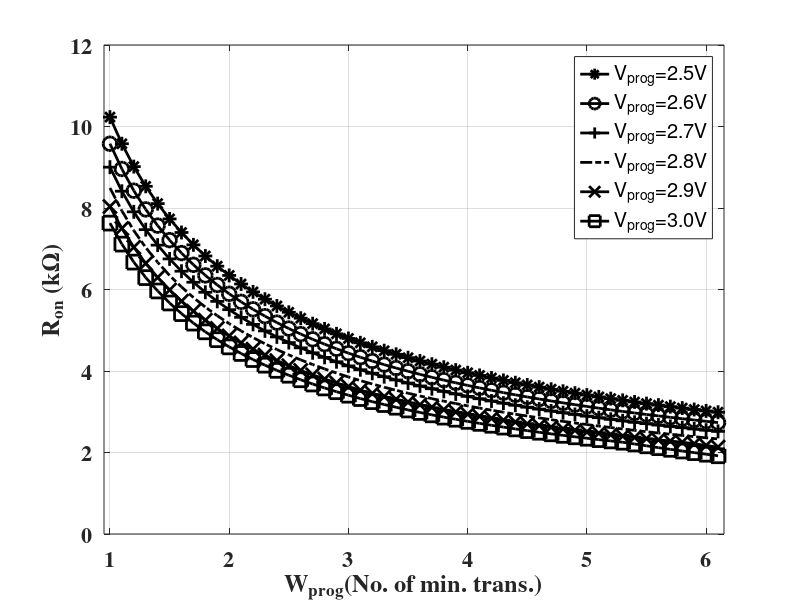
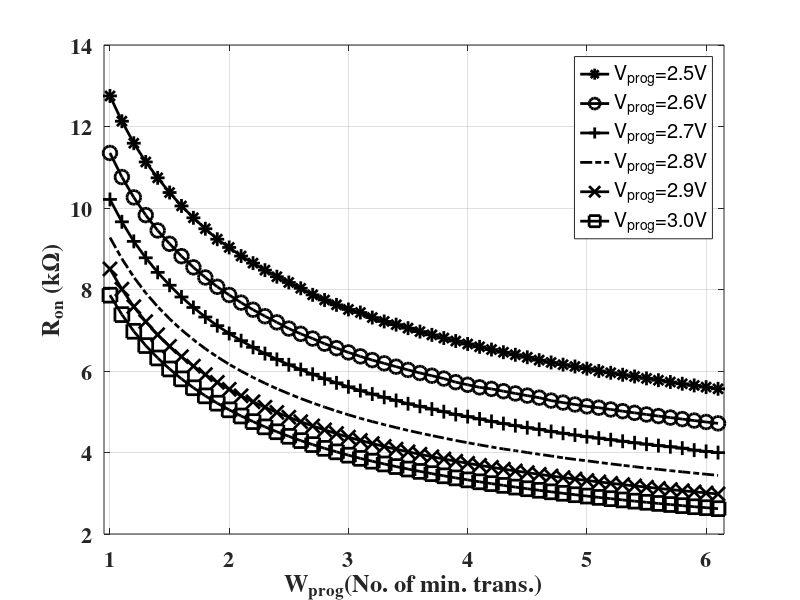
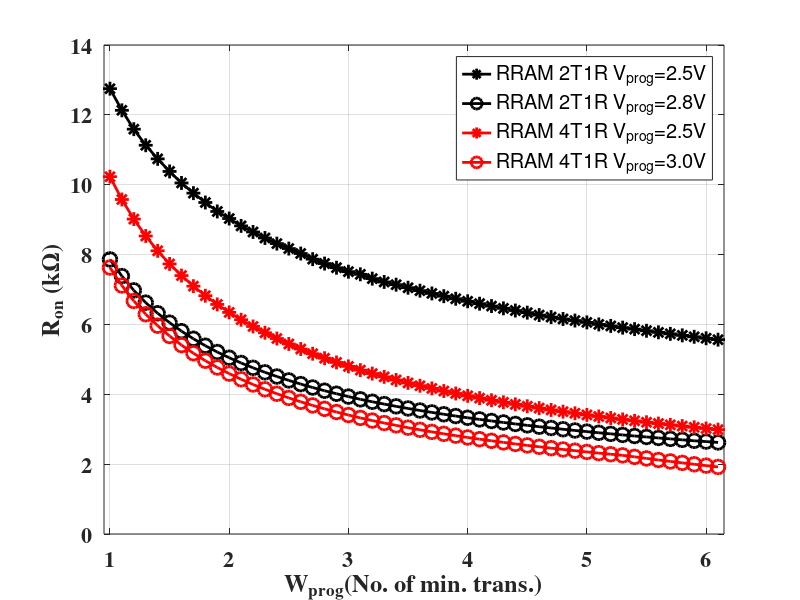
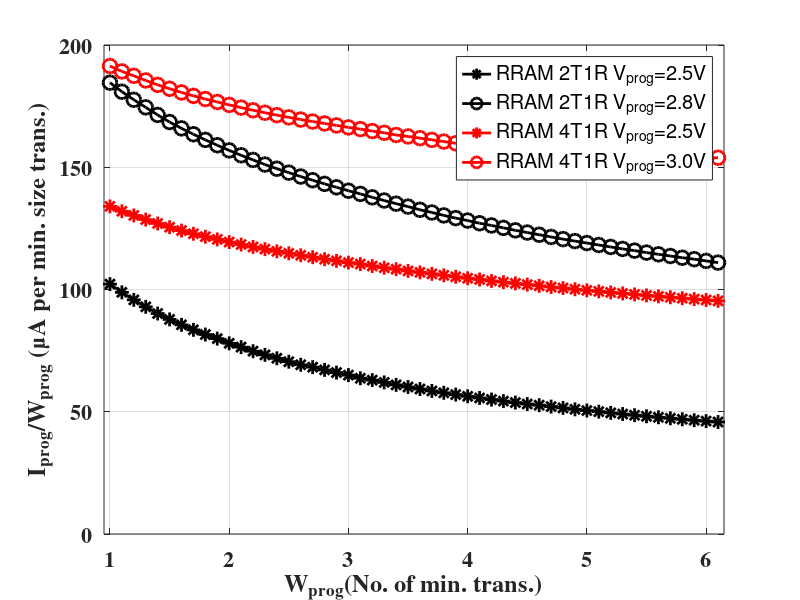

Here is the MATLAB script that generated these plots, in order:
clear all
close all

%% Figure Data Source
rram4t1r_vprog2p5V = [ % Wprog, Vds1, Vds2, Vte, Vbe, Vrram, Iprog, Iprog_Wprog, Ron, Breakdown_check
1,0.625,0.5038,1.875,0.5038,1.371,-134,-134,10.23,{'Pass'};
1.1,0.614,0.4949,1.886,0.4949,1.391,-145.2,-132,9.577,{'Pass'};
1.2,0.604,0.4867,1.896,0.4867,1.409,-156.3,-130.3,9.016,{'Pass'};
1.3,0.594,0.4795,1.906,0.4795,1.427,-167.2,-128.6,8.532,{'Pass'};
1.4,0.585,0.4731,1.915,0.4731,1.442,-177.8,-127,8.108,{'Pass'};
1.5,0.577,0.4671,1.923,0.4671,1.456,-188.3,-125.5,7.732,{'Pass'};
1.6,0.57,0.4614,1.93,0.4614,1.469,-198.6,-124.1,7.399,{'Pass'};
1.7,0.562,0.4559,1.938,0.4559,1.482,-208.8,-122.8,7.096,{'Pass'};
1.8,0.556,0.4507,1.944,0.4507,1.493,-218.9,-121.6,6.822,{'Pass'};
1.9,0.55,0.4458,1.95,0.4458,1.504,-228.9,-120.5,6.573,{'Pass'};
2,0.544,0.441,1.956,0.441,1.515,-238.8,-119.4,6.345,{'Pass'};
2.1,0.538,0.4365,1.962,0.4365,1.526,-248.6,-118.4,6.135,{'Pass'};
2.2,0.533,0.4322,1.967,0.4322,1.535,-258.3,-117.4,5.942,{'Pass'};
2.3,0.528,0.4281,1.972,0.4281,1.544,-268,-116.5,5.762,{'Pass'};
2.4,0.523,0.4241,1.977,0.4241,1.553,-277.5,-115.6,5.596,{'Pass'};
2.5,0.519,0.4203,1.981,0.4203,1.561,-286.9,-114.8,5.441,{'Pass'};
2.6,0.514,0.4166,1.986,0.4166,1.569,-296.3,-114,5.296,{'Pass'};
2.7,0.51,0.413,1.99,0.413,1.577,-305.6,-113.2,5.161,{'Pass'};
2.8,0.506,0.4096,1.994,0.4096,1.584,-314.8,-112.4,5.033,{'Pass'};
2.9,0.502,0.4063,1.998,0.4063,1.592,-324,-111.7,4.912,{'Pass'};
3,0.498,0.4031,2.002,0.4031,1.599,-333.1,-111,4.799,{'Pass'};
3.1,0.495,0.4,2.005,0.4,1.605,-342.1,-110.4,4.692,{'Pass'};
3.2,0.491,0.3974,2.009,0.3974,1.612,-350.9,-109.6,4.593,{'Pass'};
3.3,0.487,0.395,2.013,0.395,1.618,-359.5,-108.9,4.499,{'Pass'};
3.4,0.484,0.3926,2.016,0.3926,1.623,-368.1,-108.3,4.41,{'Pass'};
3.5,0.481,0.3903,2.019,0.3903,1.629,-376.6,-107.6,4.326,{'Pass'};
3.6,0.477,0.3881,2.023,0.3881,1.635,-385.1,-107,4.245,{'Pass'};
3.7,0.474,0.3859,2.026,0.3859,1.64,-393.5,-106.4,4.168,{'Pass'};
3.8,0.471,0.3837,2.029,0.3837,1.645,-401.9,-105.8,4.093,{'Pass'};
3.9,0.468,0.3816,2.032,0.3816,1.65,-410.2,-105.2,4.023,{'Pass'};
4,0.465,0.3796,2.035,0.3796,1.655,-418.5,-104.6,3.956,{'Pass'};
4.1,0.462,0.3775,2.038,0.3775,1.66,-426.7,-104.1,3.891,{'Pass'};
4.2,0.459,0.3755,2.041,0.3755,1.665,-434.8,-103.5,3.829,{'Pass'};
4.3,0.457,0.3736,2.043,0.3736,1.669,-442.9,-103,3.77,{'Pass'};
4.4,0.454,0.3717,2.046,0.3717,1.674,-451,-102.5,3.712,{'Pass'};
4.5,0.452,0.3698,2.048,0.3698,1.678,-459,-102,3.657,{'Pass'};
4.6,0.449,0.3679,2.051,0.3679,1.683,-467,-101.5,3.604,{'Pass'};
4.7,0.447,0.3661,2.053,0.3661,1.687,-474.9,-101,3.552,{'Pass'};
4.8,0.445,0.3643,2.055,0.3643,1.691,-482.8,-100.6,3.503,{'Pass'};
4.9,0.442,0.3626,2.058,0.3626,1.695,-490.5,-100.1,3.456,{'Pass'};
5,0.44,0.3609,2.06,0.3609,1.699,-498.3,-99.66,3.41,{'Pass'};
5.1,0.438,0.3592,2.062,0.3592,1.703,-506.1,-99.23,3.365,{'Pass'};
5.2,0.436,0.3575,2.064,0.3575,1.707,-513.8,-98.81,3.322,{'Pass'};
5.3,0.433,0.3559,2.067,0.3559,1.711,-521.5,-98.39,3.28,{'Pass'};
5.4,0.431,0.3543,2.069,0.3543,1.715,-529.1,-97.99,3.24,{'Pass'};
5.5,0.429,0.3527,2.071,0.3527,1.718,-536.7,-97.59,3.2,{'Pass'};
5.6,0.428,0.3512,2.072,0.3512,1.721,-544.3,-97.2,3.162,{'Pass'};
5.7,0.426,0.3497,2.074,0.3497,1.724,-551.8,-96.82,3.125,{'Pass'};
5.8,0.424,0.3482,2.076,0.3482,1.728,-559.3,-96.44,3.09,{'Pass'};
5.9,0.422,0.3467,2.078,0.3467,1.731,-566.8,-96.07,3.055,{'Pass'};
6,0.42,0.3453,2.08,0.3453,1.735,-574.2,-95.71,3.021,{'Pass'};
6.1,0.418,0.3438,2.082,0.3438,1.738,-581.6,-95.35,2.988,{'Pass'};
];

rram4t1r_vprog2p6V = [ % Wprog, Vds1, Vds2, Vte, Vbe, Vrram, Iprog, Iprog_Wprog, Ron, Breakdown_check
1,0.666,0.5434,1.934,0.5434,1.391,-145.2,-145.2,9.577,{'Pass'};
1.1,0.654,0.5342,1.946,0.5342,1.412,-157.6,-143.2,8.958,{'Pass'};
1.2,0.644,0.5259,1.956,0.5259,1.43,-169.7,-141.4,8.425,{'Pass'};
1.3,0.635,0.5186,1.965,0.5186,1.446,-181.6,-139.7,7.966,{'Pass'};
1.4,0.626,0.5121,1.974,0.5121,1.462,-193.2,-138,7.568,{'Pass'};
1.5,0.617,0.506,1.983,0.506,1.477,-204.8,-136.5,7.212,{'Pass'};
1.6,0.61,0.5001,1.99,0.5001,1.49,-216.2,-135.1,6.894,{'Pass'};
1.7,0.602,0.4945,1.998,0.4945,1.504,-227.6,-133.9,6.606,{'Pass'};
1.8,0.596,0.4892,2.004,0.4892,1.515,-238.7,-132.6,6.346,{'Pass'};
1.9,0.589,0.4842,2.011,0.4842,1.527,-249.8,-131.5,6.111,{'Pass'};
2,0.583,0.4794,2.017,0.4794,1.538,-260.8,-130.4,5.895,{'Pass'};
2.1,0.578,0.4748,2.022,0.4748,1.547,-271.6,-129.3,5.697,{'Pass'};
2.2,0.573,0.4704,2.027,0.4704,1.557,-282.4,-128.4,5.514,{'Pass'};
2.3,0.567,0.4661,2.033,0.4661,1.567,-293,-127.4,5.346,{'Pass'};
2.4,0.563,0.4621,2.037,0.4621,1.575,-303.6,-126.5,5.188,{'Pass'};
2.5,0.558,0.4582,2.042,0.4582,1.584,-314.1,-125.6,5.042,{'Pass'};
2.6,0.554,0.4544,2.046,0.4544,1.592,-324.5,-124.8,4.906,{'Pass'};
2.7,0.549,0.4508,2.051,0.4508,1.6,-334.8,-124,4.778,{'Pass'};
2.8,0.545,0.4473,2.055,0.4473,1.608,-345.1,-123.2,4.658,{'Pass'};
2.9,0.542,0.4439,2.058,0.4439,1.614,-355.3,-122.5,4.545,{'Pass'};
3,0.538,0.4406,2.062,0.4406,1.621,-365.4,-121.8,4.438,{'Pass'};
3.1,0.534,0.4375,2.066,0.4375,1.628,-375.4,-121.1,4.338,{'Pass'};
3.2,0.53,0.4348,2.07,0.4348,1.635,-385.2,-120.4,4.244,{'Pass'};
3.3,0.527,0.4324,2.073,0.4324,1.641,-394.8,-119.6,4.156,{'Pass'};
3.4,0.523,0.43,2.077,0.43,1.647,-404.4,-118.9,4.072,{'Pass'};
3.5,0.52,0.4277,2.08,0.4277,1.652,-413.8,-118.2,3.994,{'Pass'};
3.6,0.516,0.4254,2.084,0.4254,1.659,-423.3,-117.6,3.918,{'Pass'};
3.7,0.513,0.4231,2.087,0.4231,1.664,-432.7,-116.9,3.845,{'Pass'};
3.8,0.51,0.4209,2.09,0.4209,1.669,-442.1,-116.3,3.776,{'Pass'};
3.9,0.507,0.4187,2.093,0.4187,1.674,-451.4,-115.7,3.71,{'Pass'};
4,0.504,0.4166,2.096,0.4166,1.679,-460.6,-115.2,3.646,{'Pass'};
4.1,0.501,0.4145,2.099,0.4145,1.685,-469.8,-114.6,3.585,{'Pass'};
4.2,0.498,0.4125,2.102,0.4125,1.689,-479,-114,3.527,{'Pass'};
4.3,0.496,0.4104,2.104,0.4104,1.694,-488.3,-113.6,3.469,{'Pass'};
4.4,0.493,0.4085,2.107,0.4085,1.699,-497.4,-113,3.415,{'Pass'};
4.5,0.49,0.4065,2.11,0.4065,1.704,-506.4,-112.5,3.363,{'Pass'};
4.6,0.488,0.4046,2.112,0.4046,1.707,-515.4,-112,3.313,{'Pass'};
4.7,0.485,0.4028,2.115,0.4028,1.712,-524.3,-111.6,3.265,{'Pass'};
4.8,0.483,0.401,2.117,0.401,1.716,-533.2,-111.1,3.218,{'Pass'};
4.9,0.481,0.3992,2.119,0.3992,1.72,-542,-110.6,3.173,{'Pass'};
5,0.478,0.3974,2.122,0.3974,1.725,-550.8,-110.2,3.13,{'Pass'};
5.1,0.476,0.3957,2.124,0.3957,1.728,-559.6,-109.7,3.088,{'Pass'};
5.2,0.474,0.394,2.126,0.394,1.732,-568.4,-109.3,3.047,{'Pass'};
5.3,0.472,0.3924,2.128,0.3924,1.736,-577,-108.9,3.008,{'Pass'};
5.4,0.47,0.3907,2.13,0.3907,1.739,-585.6,-108.5,2.97,{'Pass'};
5.5,0.468,0.3891,2.132,0.3891,1.743,-594.2,-108,2.933,{'Pass'};
5.6,0.466,0.3875,2.134,0.3875,1.746,-602.8,-107.6,2.898,{'Pass'};
5.7,0.464,0.3859,2.136,0.3859,1.75,-611.3,-107.2,2.863,{'Pass'};
5.8,0.462,0.3844,2.138,0.3844,1.754,-619.8,-106.9,2.829,{'Pass'};
5.9,0.46,0.3829,2.14,0.3829,1.757,-628.2,-106.5,2.797,{'Pass'};
6,0.458,0.3814,2.142,0.3814,1.761,-636.7,-106.1,2.765,{'Pass'};
6.1,0.456,0.3799,2.144,0.3799,1.764,-645,-105.7,2.734,{'Pass'};
];

rram4t1r_vprog2p7V = [ % Wprog, Vds1, Vds2, Vte, Vbe, Vrram, Iprog, Iprog_Wprog, Ron, Breakdown_check
1,0.706,0.5842,1.994,0.5842,1.41,-156.6,-156.6,9.002,{'Pass'};
1.1,0.695,0.5748,2.005,0.5748,1.43,-170,-154.6,8.412,{'Pass'};
1.2,0.685,0.5663,2.015,0.5663,1.449,-183.3,-152.8,7.906,{'Pass'};
1.3,0.675,0.5588,2.025,0.5588,1.466,-196.3,-151,7.469,{'Pass'};
1.4,0.666,0.5523,2.034,0.5523,1.482,-209.1,-149.3,7.089,{'Pass'};
1.5,0.657,0.546,2.043,0.546,1.497,-221.7,-147.8,6.751,{'Pass'};
1.6,0.65,0.5401,2.05,0.5401,1.51,-234.2,-146.4,6.449,{'Pass'};
1.7,0.642,0.5344,2.058,0.5344,1.524,-246.6,-145,6.178,{'Pass'};
1.8,0.636,0.529,2.064,0.529,1.535,-258.8,-143.8,5.932,{'Pass'};
1.9,0.629,0.5239,2.071,0.5239,1.547,-271,-142.6,5.709,{'Pass'};
2,0.623,0.519,2.077,0.519,1.558,-283,-141.5,5.505,{'Pass'};
2.1,0.618,0.5144,2.082,0.5144,1.568,-294.9,-140.4,5.317,{'Pass'};
2.2,0.612,0.5099,2.088,0.5099,1.578,-306.7,-139.4,5.144,{'Pass'};
2.3,0.607,0.5056,2.093,0.5056,1.587,-318.4,-138.5,4.984,{'Pass'};
2.4,0.602,0.5015,2.098,0.5015,1.596,-330.1,-137.5,4.836,{'Pass'};
2.5,0.598,0.4975,2.102,0.4975,1.604,-341.6,-136.7,4.698,{'Pass'};
2.6,0.593,0.4937,2.107,0.4937,1.613,-353.1,-135.8,4.568,{'Pass'};
2.7,0.589,0.49,2.111,0.49,1.621,-364.5,-135,4.447,{'Pass'};
2.8,0.585,0.4864,2.115,0.4864,1.629,-375.8,-134.2,4.334,{'Pass'};
2.9,0.581,0.4829,2.119,0.4829,1.636,-387,-133.5,4.227,{'Pass'};
3,0.577,0.4796,2.123,0.4796,1.643,-398.2,-132.7,4.126,{'Pass'};
3.1,0.574,0.4764,2.126,0.4764,1.65,-409.3,-132,4.031,{'Pass'};
3.2,0.57,0.4736,2.13,0.4736,1.656,-420.1,-131.3,3.943,{'Pass'};
3.3,0.566,0.4711,2.134,0.4711,1.663,-430.8,-130.6,3.86,{'Pass'};
3.4,0.562,0.4687,2.138,0.4687,1.669,-441.5,-129.8,3.78,{'Pass'};
3.5,0.559,0.4663,2.141,0.4663,1.675,-452,-129.2,3.705,{'Pass'};
3.6,0.556,0.4639,2.144,0.4639,1.68,-462.5,-128.5,3.633,{'Pass'};
3.7,0.552,0.4616,2.148,0.4616,1.686,-473,-127.8,3.565,{'Pass'};
3.8,0.549,0.4594,2.151,0.4594,1.692,-483.4,-127.2,3.499,{'Pass'};
3.9,0.546,0.4571,2.154,0.4571,1.697,-493.8,-126.6,3.437,{'Pass'};
4,0.543,0.455,2.157,0.455,1.702,-504.1,-126,3.377,{'Pass'};
4.1,0.54,0.4529,2.16,0.4529,1.707,-514.3,-125.4,3.319,{'Pass'};
4.2,0.537,0.4508,2.163,0.4508,1.712,-524.5,-124.9,3.264,{'Pass'};
4.3,0.534,0.4487,2.166,0.4487,1.717,-534.6,-124.3,3.211,{'Pass'};
4.4,0.532,0.4467,2.168,0.4467,1.721,-544.7,-123.8,3.16,{'Pass'};
4.5,0.529,0.4448,2.171,0.4448,1.726,-554.6,-123.2,3.112,{'Pass'};
4.6,0.527,0.4428,2.173,0.4428,1.73,-564.6,-122.7,3.065,{'Pass'};
4.7,0.524,0.4409,2.176,0.4409,1.735,-574.6,-122.3,3.019,{'Pass'};
4.8,0.522,0.439,2.178,0.439,1.739,-584.3,-121.7,2.976,{'Pass'};
4.9,0.52,0.4372,2.18,0.4372,1.743,-594.2,-121.3,2.934,{'Pass'};
5,0.517,0.4354,2.183,0.4354,1.748,-604,-120.8,2.893,{'Pass'};
5.1,0.515,0.4336,2.185,0.4336,1.751,-613.8,-120.3,2.854,{'Pass'};
5.2,0.513,0.4319,2.187,0.4319,1.755,-623.5,-119.9,2.815,{'Pass'};
5.3,0.511,0.4302,2.189,0.4302,1.759,-633.2,-119.5,2.778,{'Pass'};
5.4,0.509,0.4285,2.191,0.4285,1.762,-642.8,-119,2.742,{'Pass'};
5.5,0.506,0.4268,2.194,0.4268,1.767,-652.5,-118.6,2.708,{'Pass'};
5.6,0.504,0.4252,2.196,0.4252,1.771,-662,-118.2,2.674,{'Pass'};
5.7,0.503,0.4236,2.197,0.4236,1.773,-671.6,-117.8,2.641,{'Pass'};
5.8,0.501,0.422,2.199,0.422,1.777,-681.1,-117.4,2.61,{'Pass'};
5.9,0.499,0.4205,2.201,0.4205,1.78,-690.7,-117.1,2.578,{'Pass'};
6,0.497,0.4189,2.203,0.4189,1.784,-700.2,-116.7,2.548,{'Pass'};
6.1,0.495,0.4174,2.205,0.4174,1.788,-709.6,-116.3,2.519,{'Pass'};
];

rram4t1r_vprog2p8V = [ % Wprog, Vds1, Vds2, Vte, Vbe, Vrram, Iprog, Iprog_Wprog, Ron, Breakdown_check
1,0.746,0.6263,2.054,0.6263,1.428,-168.1,-168.1,8.491,{'Pass'};
1.1,0.735,0.6166,2.065,0.6166,1.448,-182.7,-166.1,7.929,{'Pass'};
1.2,0.725,0.6078,2.075,0.6078,1.467,-197.1,-164.2,7.446,{'Pass'};
1.3,0.715,0.6002,2.085,0.6002,1.485,-211.2,-162.4,7.03,{'Pass'};
1.4,0.706,0.5936,2.094,0.5936,1.5,-225,-160.7,6.668,{'Pass'};
1.5,0.697,0.5873,2.103,0.5873,1.516,-238.7,-159.2,6.346,{'Pass'};
1.6,0.69,0.5814,2.11,0.5814,1.529,-252.2,-157.6,6.062,{'Pass'};
1.7,0.682,0.5756,2.118,0.5756,1.542,-265.8,-156.3,5.802,{'Pass'};
1.8,0.676,0.5701,2.124,0.5701,1.554,-279.1,-155.1,5.568,{'Pass'};
1.9,0.669,0.5649,2.131,0.5649,1.566,-292.3,-153.9,5.356,{'Pass'};
2,0.663,0.56,2.137,0.56,1.577,-305.5,-152.7,5.162,{'Pass'};
2.1,0.657,0.5553,2.143,0.5553,1.588,-318.5,-151.6,4.984,{'Pass'};
2.2,0.652,0.5507,2.148,0.5507,1.597,-331.4,-150.6,4.82,{'Pass'};
2.3,0.647,0.5464,2.153,0.5464,1.607,-344.2,-149.6,4.668,{'Pass'};
2.4,0.642,0.5422,2.158,0.5422,1.616,-356.9,-148.7,4.527,{'Pass'};
2.5,0.637,0.5381,2.163,0.5381,1.625,-369.5,-147.8,4.396,{'Pass'};
2.6,0.633,0.5342,2.167,0.5342,1.633,-382.1,-147,4.273,{'Pass'};
2.7,0.629,0.5304,2.171,0.5304,1.641,-394.6,-146.1,4.159,{'Pass'};
2.8,0.625,0.5268,2.175,0.5268,1.648,-406.9,-145.3,4.051,{'Pass'};
2.9,0.621,0.5233,2.179,0.5233,1.656,-419.3,-144.6,3.95,{'Pass'};
3,0.617,0.5199,2.183,0.5199,1.663,-431.5,-143.8,3.854,{'Pass'};
3.1,0.613,0.5166,2.187,0.5166,1.67,-443.7,-143.1,3.764,{'Pass'};
3.2,0.609,0.5138,2.191,0.5138,1.677,-455.6,-142.4,3.681,{'Pass'};
3.3,0.606,0.5113,2.194,0.5113,1.683,-467.3,-141.6,3.602,{'Pass'};
3.4,0.602,0.5088,2.198,0.5088,1.689,-479,-140.9,3.527,{'Pass'};
3.5,0.598,0.5063,2.202,0.5063,1.696,-490.6,-140.2,3.455,{'Pass'};
3.6,0.595,0.5039,2.205,0.5039,1.701,-502.2,-139.5,3.387,{'Pass'};
3.7,0.592,0.5016,2.208,0.5016,1.706,-513.7,-138.8,3.322,{'Pass'};
3.8,0.588,0.4993,2.212,0.4993,1.713,-525.2,-138.2,3.26,{'Pass'};
3.9,0.585,0.497,2.215,0.497,1.718,-536.6,-137.6,3.201,{'Pass'};
4,0.582,0.4948,2.218,0.4948,1.723,-547.9,-137,3.144,{'Pass'};
4.1,0.579,0.4926,2.221,0.4926,1.728,-559.3,-136.4,3.09,{'Pass'};
4.2,0.576,0.4905,2.224,0.4905,1.734,-570.5,-135.8,3.038,{'Pass'};
4.3,0.574,0.4884,2.226,0.4884,1.738,-581.7,-135.3,2.988,{'Pass'};
4.4,0.571,0.4863,2.229,0.4863,1.743,-592.9,-134.7,2.939,{'Pass'};
4.5,0.568,0.4844,2.232,0.4844,1.748,-603.6,-134.1,2.895,{'Pass'};
4.6,0.566,0.4824,2.234,0.4824,1.752,-614.7,-133.6,2.85,{'Pass'};
4.7,0.563,0.4805,2.237,0.4805,1.757,-626,-133.2,2.805,{'Pass'};
4.8,0.561,0.4786,2.239,0.4786,1.76,-637,-132.7,2.764,{'Pass'};
4.9,0.559,0.4767,2.241,0.4767,1.764,-647.9,-132.2,2.724,{'Pass'};
5,0.556,0.4748,2.244,0.4748,1.769,-658.7,-131.7,2.685,{'Pass'};
5.1,0.554,0.473,2.246,0.473,1.773,-669.6,-131.3,2.648,{'Pass'};
5.2,0.552,0.4712,2.248,0.4712,1.777,-680.4,-130.8,2.612,{'Pass'};
5.3,0.55,0.4695,2.25,0.4695,1.78,-691.1,-130.4,2.577,{'Pass'};
5.4,0.548,0.4677,2.252,0.4677,1.784,-701.8,-130,2.543,{'Pass'};
5.5,0.545,0.466,2.255,0.466,1.789,-712.5,-129.5,2.51,{'Pass'};
5.6,0.544,0.4644,2.256,0.4644,1.792,-723.1,-129.1,2.478,{'Pass'};
5.7,0.541,0.4627,2.259,0.4627,1.796,-733.7,-128.7,2.448,{'Pass'};
5.8,0.54,0.4611,2.26,0.4611,1.799,-744.3,-128.3,2.418,{'Pass'};
5.9,0.538,0.4595,2.262,0.4595,1.802,-754.8,-127.9,2.389,{'Pass'};
6,0.536,0.4579,2.264,0.4579,1.806,-765.3,-127.5,2.36,{'Pass'};
6.1,0.534,0.4564,2.266,0.4564,1.81,-775.7,-127.2,2.333,{'Pass'};
];

rram4t1r_vprog2p9V = [ % Wprog, Vds1, Vds2, Vte, Vbe, Vrram, Iprog, Iprog_Wprog, Ron, Breakdown_check
1,0.786,0.6695,2.114,0.6695,1.444,-179.7,-179.7,8.036,{'Pass'};
1.1,0.775,0.6596,2.125,0.6596,1.465,-195.4,-177.6,7.499,{'Pass'};
1.2,0.765,0.6507,2.135,0.6507,1.484,-210.9,-175.7,7.037,{'Pass'};
1.3,0.755,0.6429,2.145,0.6429,1.502,-226.1,-174,6.64,{'Pass'};
1.4,0.746,0.6362,2.154,0.6362,1.518,-241.1,-172.2,6.295,{'Pass'};
1.5,0.738,0.6299,2.162,0.6299,1.532,-255.9,-170.6,5.988,{'Pass'};
1.6,0.73,0.6239,2.17,0.6239,1.546,-270.6,-169.1,5.715,{'Pass'};
1.7,0.722,0.618,2.178,0.618,1.56,-285.2,-167.8,5.469,{'Pass'};
1.8,0.716,0.6125,2.184,0.6125,1.572,-299.6,-166.4,5.247,{'Pass'};
1.9,0.709,0.6072,2.191,0.6072,1.584,-313.9,-165.2,5.045,{'Pass'};
2,0.703,0.6023,2.197,0.6023,1.595,-328.1,-164.1,4.86,{'Pass'};
2.1,0.697,0.5975,2.203,0.5975,1.605,-342.2,-163,4.69,{'Pass'};
2.2,0.692,0.5929,2.208,0.5929,1.615,-356.2,-161.9,4.534,{'Pass'};
2.3,0.687,0.5884,2.213,0.5884,1.625,-370.1,-160.9,4.39,{'Pass'};
2.4,0.682,0.5842,2.218,0.5842,1.634,-383.9,-160,4.256,{'Pass'};
2.5,0.677,0.5801,2.223,0.5801,1.643,-397.7,-159.1,4.131,{'Pass'};
2.6,0.673,0.5761,2.227,0.5761,1.651,-411.3,-158.2,4.014,{'Pass'};
2.7,0.668,0.5722,2.232,0.5722,1.66,-424.9,-157.4,3.905,{'Pass'};
2.8,0.664,0.5685,2.236,0.5685,1.667,-438.4,-156.6,3.803,{'Pass'};
2.9,0.66,0.5649,2.24,0.5649,1.675,-451.8,-155.8,3.707,{'Pass'};
3,0.657,0.5615,2.243,0.5615,1.681,-465.1,-155,3.616,{'Pass'};
3.1,0.653,0.5581,2.247,0.5581,1.689,-478.4,-154.3,3.53,{'Pass'};
3.2,0.649,0.5553,2.251,0.5553,1.696,-491.4,-153.6,3.451,{'Pass'};
3.3,0.645,0.5527,2.255,0.5527,1.702,-504.2,-152.8,3.376,{'Pass'};
3.4,0.641,0.5502,2.259,0.5502,1.709,-516.7,-152,3.306,{'Pass'};
3.5,0.638,0.5477,2.262,0.5477,1.714,-529.4,-151.3,3.238,{'Pass'};
3.6,0.634,0.5453,2.266,0.5453,1.721,-542.1,-150.6,3.174,{'Pass'};
3.7,0.631,0.5429,2.269,0.5429,1.726,-554.9,-150,3.11,{'Pass'};
3.8,0.628,0.5406,2.272,0.5406,1.731,-567.4,-149.3,3.052,{'Pass'};
3.9,0.625,0.5383,2.275,0.5383,1.737,-579.9,-148.7,2.995,{'Pass'};
4,0.622,0.536,2.278,0.536,1.742,-592.3,-148.1,2.941,{'Pass'};
4.1,0.619,0.5338,2.281,0.5338,1.747,-604.7,-147.5,2.89,{'Pass'};
4.2,0.616,0.5316,2.284,0.5316,1.752,-617,-146.9,2.84,{'Pass'};
4.3,0.613,0.5295,2.287,0.5295,1.757,-629.3,-146.3,2.793,{'Pass'};
4.4,0.61,0.5274,2.29,0.5274,1.763,-641.5,-145.8,2.747,{'Pass'};
4.5,0.608,0.5253,2.292,0.5253,1.767,-653.7,-145.3,2.703,{'Pass'};
4.6,0.605,0.5233,2.295,0.5233,1.772,-665.8,-144.7,2.661,{'Pass'};
4.7,0.603,0.5213,2.297,0.5213,1.776,-677.9,-144.2,2.62,{'Pass'};
4.8,0.6,0.5194,2.3,0.5194,1.781,-689.9,-143.7,2.581,{'Pass'};
4.9,0.598,0.5174,2.302,0.5174,1.785,-701.9,-143.2,2.543,{'Pass'};
5,0.596,0.5155,2.304,0.5155,1.788,-713.9,-142.8,2.506,{'Pass'};
5.1,0.593,0.5137,2.307,0.5137,1.793,-725.8,-142.3,2.471,{'Pass'};
5.2,0.591,0.5119,2.309,0.5119,1.797,-737.6,-141.9,2.436,{'Pass'};
5.3,0.589,0.5101,2.311,0.5101,1.801,-749.5,-141.4,2.403,{'Pass'};
5.4,0.587,0.5083,2.313,0.5083,1.805,-761.2,-141,2.371,{'Pass'};
5.5,0.585,0.5066,2.315,0.5066,1.808,-773,-140.5,2.34,{'Pass'};
5.6,0.583,0.5048,2.317,0.5048,1.812,-784.7,-140.1,2.31,{'Pass'};
5.7,0.581,0.5032,2.319,0.5032,1.816,-796.3,-139.7,2.281,{'Pass'};
5.8,0.579,0.5015,2.321,0.5015,1.82,-808,-139.3,2.252,{'Pass'};
5.9,0.578,0.5017,2.322,0.5017,1.82,-821.6,-139.3,2.215,{'Pass'};
6,0.579,0.5031,2.321,0.5031,1.818,-836.7,-139.4,2.173,{'Pass'};
6.1,0.58,0.5043,2.32,0.5043,1.816,-851.6,-139.6,2.132,{'Pass'};
];

rram4t1r_vprog3p0V = [ % Wprog, Vds1, Vds2, Vte, Vbe, Vrram, Iprog, Iprog_Wprog, Ron, Breakdown_check
1,0.826,0.7139,2.174,0.7139,1.46,-191.4,-191.4,7.629,{'Pass'};
1.1,0.815,0.7037,2.185,0.7037,1.481,-208.2,-189.2,7.114,{'Pass'};
1.2,0.805,0.6946,2.195,0.6946,1.5,-224.8,-187.4,6.672,{'Pass'};
1.3,0.796,0.6867,2.204,0.6867,1.517,-241.2,-185.5,6.292,{'Pass'};
1.4,0.786,0.6801,2.214,0.6801,1.534,-257.2,-183.7,5.964,{'Pass'};
1.5,0.777,0.6736,2.223,0.6736,1.549,-273.2,-182.1,5.669,{'Pass'};
1.6,0.769,0.6675,2.231,0.6675,1.563,-289,-180.6,5.408,{'Pass'};
1.7,0.762,0.6617,2.238,0.6617,1.576,-304.6,-179.2,5.175,{'Pass'};
1.8,0.755,0.6561,2.245,0.6561,1.589,-320.2,-177.9,4.961,{'Pass'};
1.9,0.749,0.6507,2.251,0.6507,1.6,-335.7,-176.7,4.768,{'Pass'};
2,0.743,0.6457,2.257,0.6457,1.611,-351,-175.5,4.592,{'Pass'};
2.1,0.737,0.6409,2.263,0.6409,1.622,-366.2,-174.4,4.43,{'Pass'};
2.2,0.732,0.6362,2.268,0.6362,1.632,-381.3,-173.3,4.281,{'Pass'};
2.3,0.726,0.6318,2.274,0.6318,1.642,-396.3,-172.3,4.143,{'Pass'};
2.4,0.721,0.6274,2.279,0.6274,1.652,-411.2,-171.3,4.016,{'Pass'};
2.5,0.717,0.6233,2.283,0.6233,1.66,-426,-170.4,3.896,{'Pass'};
2.6,0.712,0.6192,2.288,0.6192,1.669,-440.8,-169.5,3.785,{'Pass'};
2.7,0.708,0.6153,2.292,0.6153,1.677,-455.4,-168.7,3.681,{'Pass'};
2.8,0.704,0.6116,2.296,0.6116,1.684,-470,-167.9,3.584,{'Pass'};
2.9,0.7,0.6079,2.3,0.6079,1.692,-484.6,-167.1,3.492,{'Pass'};
3,0.696,0.6044,2.304,0.6044,1.7,-499,-166.3,3.406,{'Pass'};
3.1,0.692,0.6009,2.308,0.6009,1.707,-513.4,-165.6,3.324,{'Pass'};
3.2,0.688,0.5981,2.312,0.5981,1.714,-527.4,-164.8,3.248,{'Pass'};
3.3,0.685,0.5955,2.315,0.5955,1.72,-541.4,-164.1,3.177,{'Pass'};
3.4,0.681,0.5929,2.319,0.5929,1.726,-554.9,-163.2,3.111,{'Pass'};
3.5,0.677,0.5904,2.323,0.5904,1.733,-569,-162.6,3.044,{'Pass'};
3.6,0.674,0.588,2.326,0.588,1.738,-582.7,-161.9,2.983,{'Pass'};
3.7,0.671,0.5855,2.329,0.5855,1.744,-596.4,-161.2,2.924,{'Pass'};
3.8,0.667,0.5831,2.333,0.5831,1.75,-610,-160.5,2.868,{'Pass'};
3.9,0.664,0.5807,2.336,0.5807,1.755,-623.4,-159.8,2.816,{'Pass'};
4,0.661,0.5784,2.339,0.5784,1.761,-636.9,-159.2,2.764,{'Pass'};
4.1,0.658,0.5762,2.342,0.5762,1.766,-650.3,-158.6,2.715,{'Pass'};
4.2,0.655,0.574,2.345,0.574,1.771,-663.7,-158,2.668,{'Pass'};
4.3,0.652,0.5718,2.348,0.5718,1.776,-677.1,-157.5,2.623,{'Pass'};
4.4,0.65,0.5697,2.35,0.5697,1.78,-690.4,-156.9,2.579,{'Pass'};
4.5,0.647,0.5676,2.353,0.5676,1.785,-703.7,-156.4,2.537,{'Pass'};
4.6,0.644,0.5655,2.356,0.5655,1.79,-716.9,-155.8,2.497,{'Pass'};
4.7,0.642,0.5635,2.358,0.5635,1.795,-730,-155.3,2.458,{'Pass'};
4.8,0.639,0.5615,2.361,0.5615,1.799,-743.2,-154.8,2.421,{'Pass'};
4.9,0.637,0.5595,2.363,0.5595,1.804,-756.2,-154.3,2.385,{'Pass'};
5,0.635,0.5576,2.365,0.5576,1.807,-769.3,-153.9,2.35,{'Pass'};
5.1,0.632,0.5557,2.368,0.5557,1.812,-782.2,-153.4,2.316,{'Pass'};
5.2,0.63,0.5538,2.37,0.5538,1.816,-795.2,-152.9,2.284,{'Pass'};
5.3,0.628,0.552,2.372,0.552,1.82,-808.1,-152.5,2.252,{'Pass'};
5.4,0.628,0.5525,2.372,0.5525,1.819,-823.6,-152.5,2.209,{'Pass'};
5.5,0.629,0.554,2.371,0.554,1.817,-839.9,-152.7,2.164,{'Pass'};
5.6,0.63,0.5556,2.37,0.5556,1.814,-856.2,-152.9,2.119,{'Pass'};
5.7,0.631,0.5571,2.369,0.5571,1.812,-872.2,-153,2.078,{'Pass'};
5.8,0.631,0.5586,2.369,0.5586,1.81,-888.5,-153.2,2.037,{'Pass'};
5.9,0.632,0.5602,2.368,0.5602,1.808,-905,-153.4,1.997,{'Pass'};
6,0.634,0.5618,2.366,0.5618,1.804,-921.7,-153.6,1.958,{'Pass'};
6.1,0.635,0.5636,2.365,0.5636,1.801,-938.6,-153.9,1.92,{'Pass'};
];

rram2t1r_vprog2p5V = [ % Wprog, Vds1, Vds2, Vte, Vbe, Vrram, Iprog, Iprog_Wprog, Ron, Breakdown_check
1,0.853,0.3443,1.647,0.3443,1.303,-102.2,-102.2,12.75,{'Pass'};
1.1,0.851,0.3303,1.649,0.3303,1.319,-108.7,-98.83,12.13,{'Pass'};
1.2,0.85,0.3179,1.65,0.3179,1.332,-114.9,-95.76,11.59,{'Pass'};
1.3,0.848,0.3068,1.652,0.3068,1.345,-120.8,-92.92,11.13,{'Pass'};
1.4,0.847,0.2969,1.653,0.2969,1.356,-126.2,-90.17,10.74,{'Pass'};
1.5,0.846,0.2879,1.654,0.2879,1.366,-131.7,-87.77,10.38,{'Pass'};
1.6,0.844,0.2796,1.656,0.2796,1.376,-136.9,-85.55,10.05,{'Pass'};
1.7,0.843,0.2719,1.657,0.2719,1.385,-141.9,-83.5,9.759,{'Pass'};
1.8,0.841,0.2648,1.659,0.2648,1.394,-146.8,-81.58,9.491,{'Pass'};
1.9,0.84,0.2579,1.66,0.2579,1.402,-151.8,-79.91,9.234,{'Pass'};
2,0.84,0.2515,1.66,0.2515,1.409,-156,-78,9.032,{'Pass'};
2.1,0.839,0.2453,1.661,0.2453,1.416,-160.5,-76.43,8.821,{'Pass'};
2.2,0.838,0.2397,1.662,0.2397,1.422,-164.5,-74.76,8.647,{'Pass'};
2.3,0.837,0.2343,1.663,0.2343,1.429,-168.5,-73.27,8.475,{'Pass'};
2.4,0.837,0.2292,1.663,0.2292,1.434,-172.5,-71.87,8.314,{'Pass'};
2.5,0.836,0.2243,1.664,0.2243,1.44,-176.2,-70.47,8.172,{'Pass'};
2.6,0.835,0.2198,1.665,0.2198,1.445,-179.9,-69.21,8.03,{'Pass'};
2.7,0.834,0.2155,1.666,0.2155,1.45,-184.3,-68.25,7.869,{'Pass'};
2.8,0.834,0.2114,1.666,0.2114,1.455,-187.9,-67.11,7.743,{'Pass'};
2.9,0.833,0.2075,1.667,0.2075,1.46,-191.5,-66.03,7.623,{'Pass'};
3,0.832,0.2038,1.668,0.2038,1.464,-195,-64.99,7.51,{'Pass'};
3.1,0.831,0.2004,1.669,0.2004,1.469,-197.5,-63.71,7.435,{'Pass'};
3.2,0.83,0.1972,1.67,0.1972,1.473,-201.4,-62.94,7.311,{'Pass'};
3.3,0.829,0.1943,1.671,0.1943,1.477,-204.6,-62,7.216,{'Pass'};
3.4,0.828,0.1916,1.672,0.1916,1.48,-207.4,-60.99,7.138,{'Pass'};
3.5,0.827,0.1889,1.673,0.1889,1.484,-210.5,-60.13,7.051,{'Pass'};
3.6,0.826,0.1863,1.674,0.1863,1.488,-213.5,-59.3,6.967,{'Pass'};
3.7,0.825,0.1838,1.675,0.1838,1.491,-216.5,-58.51,6.887,{'Pass'};
3.8,0.824,0.1814,1.676,0.1814,1.495,-219.5,-57.75,6.809,{'Pass'};
3.9,0.823,0.1791,1.677,0.1791,1.498,-222.4,-57.02,6.735,{'Pass'};
4,0.822,0.1768,1.678,0.1768,1.501,-225.3,-56.32,6.663,{'Pass'};
4.1,0.821,0.1747,1.679,0.1747,1.504,-228.1,-55.64,6.593,{'Pass'};
4.2,0.82,0.1726,1.68,0.1726,1.507,-231,-54.99,6.526,{'Pass'};
4.3,0.819,0.1706,1.681,0.1706,1.51,-233.7,-54.36,6.461,{'Pass'};
4.4,0.818,0.1686,1.682,0.1686,1.513,-236.5,-53.75,6.398,{'Pass'};
4.5,0.817,0.1667,1.683,0.1667,1.516,-239.2,-53.16,6.337,{'Pass'};
4.6,0.816,0.1648,1.684,0.1648,1.519,-242.3,-52.68,6.267,{'Pass'};
4.7,0.816,0.1631,1.684,0.1631,1.521,-245,-52.12,6.21,{'Pass'};
4.8,0.815,0.1614,1.685,0.1614,1.524,-247.6,-51.58,6.156,{'Pass'};
4.9,0.814,0.1597,1.686,0.1597,1.526,-249.8,-50.99,6.111,{'Pass'};
5,0.813,0.1581,1.687,0.1581,1.529,-252.4,-50.49,6.058,{'Pass'};
5.1,0.812,0.1565,1.688,0.1565,1.531,-255.2,-50.04,6.001,{'Pass'};
5.2,0.811,0.155,1.689,0.155,1.534,-257.6,-49.53,5.957,{'Pass'};
5.3,0.81,0.1535,1.69,0.1535,1.536,-260.1,-49.07,5.908,{'Pass'};
5.4,0.809,0.1521,1.691,0.1521,1.539,-262.4,-48.59,5.866,{'Pass'};
5.5,0.808,0.1507,1.692,0.1507,1.541,-264.9,-48.16,5.819,{'Pass'};
5.6,0.807,0.1493,1.693,0.1493,1.544,-267.3,-47.74,5.774,{'Pass'};
5.7,0.806,0.1479,1.694,0.1479,1.546,-269.8,-47.33,5.73,{'Pass'};
5.8,0.805,0.1466,1.695,0.1466,1.548,-272.2,-46.93,5.687,{'Pass'};
5.9,0.804,0.1453,1.696,0.1453,1.551,-274.6,-46.54,5.646,{'Pass'};
6,0.804,0.1441,1.696,0.1441,1.552,-277,-46.17,5.604,{'Pass'};
6.1,0.803,0.1429,1.697,0.1429,1.554,-279.4,-45.8,5.564,{'Pass'};
];

rram2t1r_vprog2p6V = [ % Wprog, Vds1, Vds2, Vte, Vbe, Vrram, Iprog, Iprog_Wprog, Ron, Breakdown_check
1,0.859,0.4019,1.741,0.4019,1.339,-118,-118,11.35,{'Pass'};
1.1,0.858,0.3867,1.742,0.3867,1.355,-125.9,-114.5,10.76,{'Pass'};
1.2,0.857,0.3731,1.743,0.3731,1.37,-133.5,-111.3,10.26,{'Pass'};
1.3,0.856,0.361,1.744,0.361,1.383,-140.8,-108.3,9.826,{'Pass'};
1.4,0.855,0.3501,1.745,0.3501,1.395,-147.6,-105.5,9.449,{'Pass'};
1.5,0.854,0.3402,1.746,0.3402,1.406,-154.1,-102.7,9.122,{'Pass'};
1.6,0.853,0.331,1.747,0.331,1.416,-160.6,-100.4,8.818,{'Pass'};
1.7,0.852,0.3224,1.748,0.3224,1.426,-166.9,-98.16,8.544,{'Pass'};
1.8,0.851,0.3145,1.749,0.3145,1.435,-173,-96.09,8.295,{'Pass'};
1.9,0.85,0.307,1.75,0.307,1.443,-178.9,-94.15,8.067,{'Pass'};
2,0.85,0.2997,1.75,0.2997,1.45,-184.5,-92.24,7.865,{'Pass'};
2.1,0.849,0.293,1.751,0.293,1.458,-189.9,-90.44,7.678,{'Pass'};
2.2,0.848,0.2866,1.752,0.2866,1.465,-195.2,-88.73,7.504,{'Pass'};
2.3,0.848,0.2805,1.752,0.2805,1.472,-200.4,-87.12,7.344,{'Pass'};
2.4,0.847,0.2748,1.753,0.2748,1.478,-205.4,-85.59,7.194,{'Pass'};
2.5,0.847,0.2694,1.753,0.2694,1.484,-210.7,-84.29,7.041,{'Pass'};
2.6,0.846,0.2642,1.754,0.2642,1.49,-215.5,-82.89,6.912,{'Pass'};
2.7,0.846,0.2595,1.754,0.2595,1.494,-219.9,-81.46,6.796,{'Pass'};
2.8,0.845,0.2547,1.755,0.2547,1.5,-224.9,-80.32,6.671,{'Pass'};
2.9,0.844,0.2503,1.756,0.2503,1.506,-229.4,-79.12,6.56,{'Pass'};
3,0.844,0.2462,1.756,0.2462,1.51,-233.9,-77.95,6.456,{'Pass'};
3.1,0.843,0.2421,1.757,0.2421,1.515,-238.2,-76.83,6.359,{'Pass'};
3.2,0.843,0.2385,1.757,0.2385,1.519,-242.3,-75.73,6.268,{'Pass'};
3.3,0.842,0.2352,1.758,0.2352,1.523,-246.1,-74.57,6.188,{'Pass'};
3.4,0.841,0.2319,1.759,0.2319,1.527,-250.1,-73.55,6.106,{'Pass'};
3.5,0.84,0.2288,1.76,0.2288,1.531,-254,-72.58,6.026,{'Pass'};
3.6,0.84,0.2258,1.76,0.2258,1.534,-257.9,-71.64,5.951,{'Pass'};
3.7,0.839,0.2228,1.761,0.2228,1.538,-261.5,-70.66,5.884,{'Pass'};
3.8,0.838,0.22,1.762,0.22,1.542,-265.2,-69.79,5.814,{'Pass'};
3.9,0.837,0.2173,1.763,0.2173,1.546,-269.9,-69.2,5.726,{'Pass'};
4,0.837,0.2146,1.763,0.2146,1.548,-273.6,-68.39,5.662,{'Pass'};
4.1,0.836,0.212,1.764,0.212,1.552,-277.2,-67.61,5.599,{'Pass'};
4.2,0.835,0.2096,1.765,0.2096,1.555,-279.6,-66.58,5.561,{'Pass'};
4.3,0.835,0.2073,1.765,0.2073,1.558,-283.1,-65.84,5.504,{'Pass'};
4.4,0.834,0.2049,1.766,0.2049,1.561,-286.5,-65.12,5.449,{'Pass'};
4.5,0.833,0.2027,1.767,0.2027,1.564,-289.9,-64.42,5.396,{'Pass'};
4.6,0.832,0.2005,1.768,0.2005,1.567,-293.2,-63.74,5.345,{'Pass'};
4.7,0.832,0.1983,1.768,0.1983,1.57,-297.7,-63.34,5.274,{'Pass'};
4.8,0.831,0.1963,1.769,0.1963,1.573,-301,-62.71,5.225,{'Pass'};
4.9,0.83,0.1943,1.77,0.1943,1.576,-304.3,-62.1,5.178,{'Pass'};
5,0.829,0.1923,1.771,0.1923,1.579,-307.5,-61.5,5.132,{'Pass'};
5.1,0.829,0.1905,1.771,0.1905,1.58,-310,-60.79,5.099,{'Pass'};
5.2,0.828,0.1887,1.772,0.1887,1.583,-313.2,-60.23,5.056,{'Pass'};
5.3,0.827,0.1869,1.773,0.1869,1.586,-316.3,-59.68,5.014,{'Pass'};
5.4,0.827,0.1851,1.773,0.1851,1.588,-319.4,-59.14,4.973,{'Pass'};
5.5,0.826,0.1834,1.774,0.1834,1.591,-322.4,-58.62,4.933,{'Pass'};
5.6,0.825,0.1818,1.775,0.1818,1.593,-325.5,-58.12,4.894,{'Pass'};
5.7,0.825,0.1802,1.775,0.1802,1.595,-328.4,-57.62,4.857,{'Pass'};
5.8,0.824,0.1786,1.776,0.1786,1.597,-331.4,-57.14,4.82,{'Pass'};
5.9,0.823,0.177,1.777,0.177,1.6,-334.4,-56.67,4.784,{'Pass'};
6,0.823,0.1755,1.777,0.1755,1.602,-337.3,-56.21,4.749,{'Pass'};
6.1,0.822,0.1741,1.778,0.1741,1.604,-340.2,-55.76,4.715,{'Pass'};
];

rram2t1r_vprog2p7V = [ % Wprog, Vds1, Vds2, Vte, Vbe, Vrram, Iprog, Iprog_Wprog, Ron, Breakdown_check
1,0.864,0.4642,1.836,0.4642,1.372,-134.3,-134.3,10.21,{'Pass'};
1.1,0.864,0.448,1.836,0.448,1.388,-143.7,-130.6,9.661,{'Pass'};
1.2,0.863,0.4332,1.837,0.4332,1.404,-152.9,-127.4,9.181,{'Pass'};
1.3,0.862,0.4203,1.838,0.4203,1.418,-161.5,-124.2,8.778,{'Pass'};
1.4,0.861,0.4085,1.839,0.4085,1.43,-169.8,-121.3,8.421,{'Pass'};
1.5,0.861,0.3977,1.839,0.3977,1.441,-177.9,-118.6,8.104,{'Pass'};
1.6,0.86,0.3876,1.84,0.3876,1.452,-185.8,-116.2,7.816,{'Pass'};
1.7,0.859,0.3782,1.841,0.3782,1.463,-193.5,-113.8,7.559,{'Pass'};
1.8,0.858,0.3696,1.842,0.3696,1.472,-201,-111.7,7.325,{'Pass'};
1.9,0.858,0.3614,1.842,0.3614,1.481,-208.2,-109.6,7.112,{'Pass'};
2,0.857,0.3535,1.843,0.3535,1.49,-215.2,-107.6,6.921,{'Pass'};
2.1,0.857,0.3461,1.843,0.3461,1.497,-222,-105.7,6.744,{'Pass'};
2.2,0.857,0.3391,1.843,0.3391,1.504,-228.6,-103.9,6.581,{'Pass'};
2.3,0.856,0.3324,1.844,0.3324,1.512,-235.2,-102.3,6.427,{'Pass'};
2.4,0.856,0.3262,1.844,0.3262,1.518,-241.5,-100.6,6.285,{'Pass'};
2.5,0.855,0.3202,1.845,0.3202,1.525,-247.7,-99.1,6.153,{'Pass'};
2.6,0.855,0.3147,1.845,0.3147,1.53,-253.5,-97.5,6.036,{'Pass'};
2.7,0.855,0.3093,1.845,0.3093,1.536,-259.4,-96.09,5.92,{'Pass'};
2.8,0.854,0.3042,1.846,0.3042,1.542,-265.3,-94.74,5.811,{'Pass'};
2.9,0.854,0.2993,1.846,0.2993,1.547,-271,-93.44,5.709,{'Pass'};
3,0.853,0.2946,1.847,0.2946,1.552,-276.6,-92.19,5.612,{'Pass'};
3.1,0.853,0.2901,1.847,0.2901,1.557,-282.1,-91,5.519,{'Pass'};
3.2,0.852,0.286,1.848,0.286,1.562,-287.4,-89.81,5.434,{'Pass'};
3.3,0.852,0.2822,1.848,0.2822,1.566,-292.5,-88.65,5.354,{'Pass'};
3.4,0.851,0.2785,1.849,0.2785,1.571,-297.6,-87.53,5.277,{'Pass'};
3.5,0.85,0.2748,1.85,0.2748,1.575,-303.1,-86.6,5.196,{'Pass'};
3.6,0.85,0.2715,1.85,0.2715,1.579,-307.5,-85.42,5.133,{'Pass'};
3.7,0.849,0.2681,1.851,0.2681,1.583,-312.4,-84.42,5.066,{'Pass'};
3.8,0.849,0.2649,1.851,0.2649,1.586,-317.1,-83.45,5.002,{'Pass'};
3.9,0.848,0.2618,1.852,0.2618,1.59,-322.3,-82.65,4.933,{'Pass'};
4,0.848,0.2588,1.852,0.2588,1.593,-326.5,-81.62,4.881,{'Pass'};
4.1,0.847,0.2559,1.853,0.2559,1.597,-331.1,-80.75,4.824,{'Pass'};
4.2,0.847,0.253,1.853,0.253,1.6,-336,-80.01,4.763,{'Pass'};
4.3,0.846,0.2502,1.854,0.2502,1.604,-340.5,-79.2,4.71,{'Pass'};
4.4,0.845,0.2476,1.855,0.2476,1.607,-345,-78.4,4.659,{'Pass'};
4.5,0.845,0.245,1.855,0.245,1.61,-349.3,-77.63,4.609,{'Pass'};
4.6,0.844,0.2425,1.856,0.2425,1.613,-353.1,-76.76,4.568,{'Pass'};
4.7,0.844,0.24,1.856,0.24,1.616,-357.9,-76.15,4.516,{'Pass'};
4.8,0.843,0.2376,1.857,0.2376,1.619,-362.1,-75.43,4.472,{'Pass'};
4.9,0.843,0.2353,1.857,0.2353,1.622,-366.2,-74.74,4.429,{'Pass'};
5,0.842,0.233,1.858,0.233,1.625,-370.3,-74.07,4.388,{'Pass'};
5.1,0.842,0.2309,1.858,0.2309,1.627,-373.9,-73.31,4.353,{'Pass'};
5.2,0.841,0.2287,1.859,0.2287,1.63,-377.9,-72.67,4.314,{'Pass'};
5.3,0.841,0.2267,1.859,0.2267,1.632,-381.8,-72.04,4.276,{'Pass'};
5.4,0.84,0.2246,1.86,0.2246,1.635,-385.7,-71.43,4.239,{'Pass'};
5.5,0.84,0.2226,1.86,0.2226,1.637,-389.6,-70.84,4.204,{'Pass'};
5.6,0.839,0.2207,1.861,0.2207,1.64,-393.4,-70.26,4.169,{'Pass'};
5.7,0.839,0.2187,1.861,0.2187,1.642,-396.7,-69.6,4.141,{'Pass'};
5.8,0.838,0.2169,1.862,0.2169,1.645,-400.5,-69.05,4.107,{'Pass'};
5.9,0.837,0.2151,1.863,0.2151,1.648,-405.9,-68.8,4.058,{'Pass'};
6,0.837,0.2133,1.863,0.2133,1.65,-409.6,-68.27,4.027,{'Pass'};
6.1,0.836,0.2115,1.864,0.2115,1.652,-413.3,-67.76,3.997,{'Pass'};
];

rram2t1r_vprog2p8V = [ % Wprog, Vds1, Vds2, Vte, Vbe, Vrram, Iprog, Iprog_Wprog, Ron, Breakdown_check
1,0.869,0.5302,1.931,0.5302,1.401,-151,-151,9.276,{'Pass'};
1.1,0.869,0.5131,1.931,0.5131,1.418,-162,-147.3,8.754,{'Pass'};
1.2,0.868,0.4976,1.932,0.4976,1.434,-172.7,-143.9,8.304,{'Pass'};
1.3,0.867,0.4838,1.933,0.4838,1.449,-183,-140.8,7.916,{'Pass'};
1.4,0.867,0.4712,1.933,0.4712,1.462,-192.9,-137.8,7.579,{'Pass'};
1.5,0.866,0.4596,1.934,0.4596,1.474,-202.5,-135,7.279,{'Pass'};
1.6,0.866,0.449,1.934,0.449,1.485,-211.9,-132.4,7.01,{'Pass'};
1.7,0.865,0.439,1.935,0.439,1.496,-221.1,-130,6.767,{'Pass'};
1.8,0.865,0.4296,1.935,0.4296,1.505,-230,-127.8,6.546,{'Pass'};
1.9,0.864,0.4208,1.936,0.4208,1.515,-238.8,-125.7,6.346,{'Pass'};
2,0.864,0.4123,1.936,0.4123,1.524,-247.2,-123.6,6.164,{'Pass'};
2.1,0.863,0.4044,1.937,0.4044,1.533,-255.5,-121.6,5.997,{'Pass'};
2.2,0.863,0.3969,1.937,0.3969,1.54,-263.5,-119.8,5.843,{'Pass'};
2.3,0.863,0.3898,1.937,0.3898,1.547,-271.4,-118,5.7,{'Pass'};
2.4,0.863,0.383,1.937,0.383,1.554,-279.2,-116.3,5.566,{'Pass'};
2.5,0.862,0.3766,1.938,0.3766,1.561,-286.8,-114.7,5.442,{'Pass'};
2.6,0.862,0.3704,1.938,0.3704,1.568,-294.4,-113.2,5.325,{'Pass'};
2.7,0.862,0.3646,1.938,0.3646,1.573,-301.7,-111.7,5.216,{'Pass'};
2.8,0.861,0.359,1.939,0.359,1.58,-308.9,-110.3,5.114,{'Pass'};
2.9,0.861,0.3536,1.939,0.3536,1.585,-316,-109,5.017,{'Pass'};
3,0.861,0.3485,1.939,0.3485,1.591,-323,-107.7,4.925,{'Pass'};
3.1,0.86,0.3436,1.94,0.3436,1.596,-329.8,-106.4,4.839,{'Pass'};
3.2,0.86,0.3391,1.94,0.3391,1.601,-336.4,-105.1,4.759,{'Pass'};
3.3,0.859,0.3348,1.941,0.3348,1.606,-342.8,-103.9,4.684,{'Pass'};
3.4,0.859,0.3307,1.941,0.3307,1.61,-349.1,-102.7,4.612,{'Pass'};
3.5,0.859,0.3267,1.941,0.3267,1.614,-355.5,-101.6,4.542,{'Pass'};
3.6,0.858,0.3229,1.942,0.3229,1.619,-361.6,-100.5,4.477,{'Pass'};
3.7,0.858,0.3192,1.942,0.3192,1.623,-367.7,-99.37,4.415,{'Pass'};
3.8,0.857,0.3156,1.943,0.3156,1.627,-373.7,-98.33,4.355,{'Pass'};
3.9,0.857,0.3121,1.943,0.3121,1.631,-379.8,-97.39,4.295,{'Pass'};
4,0.856,0.3087,1.944,0.3087,1.635,-385.7,-96.42,4.24,{'Pass'};
4.1,0.856,0.3054,1.944,0.3054,1.639,-391.4,-95.47,4.187,{'Pass'};
4.2,0.855,0.3023,1.945,0.3023,1.643,-397.1,-94.55,4.136,{'Pass'};
4.3,0.855,0.2992,1.945,0.2992,1.646,-402.7,-93.66,4.087,{'Pass'};
4.4,0.855,0.2963,1.945,0.2963,1.649,-407.7,-92.65,4.045,{'Pass'};
4.5,0.854,0.2934,1.946,0.2934,1.653,-413.1,-91.81,4,{'Pass'};
4.6,0.854,0.2905,1.946,0.2905,1.655,-418.5,-90.99,3.956,{'Pass'};
4.7,0.853,0.2877,1.947,0.2877,1.659,-423.7,-90.15,3.915,{'Pass'};
4.8,0.853,0.2851,1.947,0.2851,1.662,-429.5,-89.47,3.87,{'Pass'};
4.9,0.852,0.2825,1.948,0.2825,1.665,-434.7,-88.71,3.83,{'Pass'};
5,0.852,0.2799,1.948,0.2799,1.668,-439.3,-87.86,3.797,{'Pass'};
5.1,0.852,0.2774,1.948,0.2774,1.671,-444.7,-87.19,3.757,{'Pass'};
5.2,0.851,0.275,1.949,0.275,1.674,-449.8,-86.51,3.721,{'Pass'};
5.3,0.851,0.2726,1.949,0.2726,1.676,-454.9,-85.83,3.686,{'Pass'};
5.4,0.85,0.2703,1.95,0.2703,1.68,-459.9,-85.16,3.652,{'Pass'};
5.5,0.85,0.268,1.95,0.268,1.682,-464.8,-84.51,3.618,{'Pass'};
5.6,0.85,0.2658,1.95,0.2658,1.684,-469.7,-83.87,3.586,{'Pass'};
5.7,0.849,0.2636,1.951,0.2636,1.687,-474.5,-83.25,3.555,{'Pass'};
5.8,0.849,0.2615,1.951,0.2615,1.69,-479.3,-82.64,3.525,{'Pass'};
5.9,0.849,0.2594,1.951,0.2594,1.692,-484,-82.04,3.496,{'Pass'};
6,0.848,0.2574,1.952,0.2574,1.695,-488.7,-81.46,3.467,{'Pass'};
6.1,0.848,0.2554,1.952,0.2554,1.697,-493.4,-80.88,3.439,{'Pass'};
];

rram2t1r_vprog2p9V = [ % Wprog, Vds1, Vds2, Vte, Vbe, Vrram, Iprog, Iprog_Wprog, Ron, Breakdown_check
1,0.873,0.5998,2.027,0.5998,1.427,-167.8,-167.8,8.504,{'Pass'};
1.1,0.873,0.5819,2.027,0.5819,1.445,-180.5,-164.1,8.007,{'Pass'};
1.2,0.872,0.5657,2.028,0.5657,1.462,-192.9,-160.8,7.578,{'Pass'};
1.3,0.872,0.5511,2.028,0.5511,1.477,-204.9,-157.6,7.21,{'Pass'};
1.4,0.872,0.5379,2.028,0.5379,1.49,-216.4,-154.5,6.889,{'Pass'};
1.5,0.871,0.5257,2.029,0.5257,1.503,-227.6,-151.7,6.605,{'Pass'};
1.6,0.871,0.5144,2.029,0.5144,1.515,-238.6,-149.1,6.35,{'Pass'};
1.7,0.87,0.5038,2.03,0.5038,1.526,-249.4,-146.7,6.12,{'Pass'};
1.8,0.87,0.4939,2.03,0.4939,1.536,-259.9,-144.4,5.911,{'Pass'};
1.9,0.869,0.4846,2.031,0.4846,1.546,-270.2,-142.2,5.721,{'Pass'};
2,0.869,0.4756,2.031,0.4756,1.555,-280.2,-140.1,5.55,{'Pass'};
2.1,0.869,0.4672,2.031,0.4672,1.564,-290,-138.1,5.392,{'Pass'};
2.2,0.869,0.4592,2.031,0.4592,1.572,-299.7,-136.2,5.246,{'Pass'};
2.3,0.869,0.4516,2.031,0.4516,1.579,-309.2,-134.4,5.11,{'Pass'};
2.4,0.868,0.4444,2.032,0.4444,1.588,-318.5,-132.7,4.984,{'Pass'};
2.5,0.868,0.4375,2.032,0.4375,1.595,-327.7,-131.1,4.866,{'Pass'};
2.6,0.868,0.4309,2.032,0.4309,1.601,-336.7,-129.5,4.755,{'Pass'};
2.7,0.868,0.4247,2.032,0.4247,1.607,-345.6,-128,4.652,{'Pass'};
2.8,0.867,0.4187,2.033,0.4187,1.614,-354.3,-126.5,4.555,{'Pass'};
2.9,0.867,0.4129,2.033,0.4129,1.62,-362.9,-125.1,4.464,{'Pass'};
3,0.867,0.4074,2.033,0.4074,1.626,-371.4,-123.8,4.377,{'Pass'};
3.1,0.867,0.4021,2.033,0.4021,1.631,-379.7,-122.5,4.296,{'Pass'};
3.2,0.866,0.3973,2.034,0.3973,1.637,-387.7,-121.2,4.22,{'Pass'};
3.3,0.866,0.3926,2.034,0.3926,1.641,-395.6,-119.9,4.15,{'Pass'};
3.4,0.866,0.3882,2.034,0.3882,1.646,-403.3,-118.6,4.082,{'Pass'};
3.5,0.865,0.3839,2.035,0.3839,1.651,-410.9,-117.4,4.018,{'Pass'};
3.6,0.865,0.3796,2.035,0.3796,1.655,-418.6,-116.3,3.956,{'Pass'};
3.7,0.865,0.3757,2.035,0.3757,1.659,-425.9,-115.1,3.897,{'Pass'};
3.8,0.864,0.3717,2.036,0.3717,1.664,-433.2,-114,3.841,{'Pass'};
3.9,0.864,0.3679,2.036,0.3679,1.668,-440.5,-112.9,3.787,{'Pass'};
4,0.863,0.3643,2.037,0.3643,1.673,-447.7,-111.9,3.736,{'Pass'};
4.1,0.863,0.3607,2.037,0.3607,1.676,-454.8,-110.9,3.686,{'Pass'};
4.2,0.863,0.3572,2.037,0.3572,1.68,-461.8,-109.9,3.638,{'Pass'};
4.3,0.862,0.3538,2.038,0.3538,1.684,-468.7,-109,3.592,{'Pass'};
4.4,0.862,0.3505,2.038,0.3505,1.687,-475.6,-108.1,3.548,{'Pass'};
4.5,0.862,0.3473,2.038,0.3473,1.691,-482.4,-107.2,3.506,{'Pass'};
4.6,0.861,0.3442,2.039,0.3442,1.695,-489.1,-106.3,3.464,{'Pass'};
4.7,0.861,0.3411,2.039,0.3411,1.698,-495.8,-105.5,3.424,{'Pass'};
4.8,0.861,0.3382,2.039,0.3382,1.701,-502.4,-104.7,3.386,{'Pass'};
4.9,0.86,0.3353,2.04,0.3353,1.705,-508.9,-103.9,3.349,{'Pass'};
5,0.86,0.3324,2.04,0.3324,1.708,-515.4,-103.1,3.313,{'Pass'};
5.1,0.86,0.3297,2.04,0.3297,1.71,-521.8,-102.3,3.279,{'Pass'};
5.2,0.859,0.327,2.041,0.327,1.714,-528.1,-101.6,3.245,{'Pass'};
5.3,0.859,0.3243,2.041,0.3243,1.717,-534.4,-100.8,3.212,{'Pass'};
5.4,0.859,0.3218,2.041,0.3218,1.719,-540.6,-100.1,3.181,{'Pass'};
5.5,0.858,0.3192,2.042,0.3192,1.723,-546.8,-99.41,3.15,{'Pass'};
5.6,0.858,0.3168,2.042,0.3168,1.725,-552.9,-98.73,3.12,{'Pass'};
5.7,0.858,0.3143,2.042,0.3143,1.728,-558.9,-98.06,3.091,{'Pass'};
5.8,0.858,0.312,2.042,0.312,1.73,-564.9,-97.4,3.063,{'Pass'};
5.9,0.857,0.3097,2.043,0.3097,1.733,-570.9,-96.76,3.036,{'Pass'};
6,0.857,0.3074,2.043,0.3074,1.736,-576.8,-96.13,3.009,{'Pass'};
6.1,0.857,0.3052,2.043,0.3052,1.738,-582.6,-95.51,2.983,{'Pass'};
];

rram2t1r_vprog3p0V = [ % Wprog, Vds1, Vds2, Vte, Vbe, Vrram, Iprog, Iprog_Wprog, Ron, Breakdown_check
1,0.877,0.6726,2.123,0.6726,1.45,-184.6,-184.6,7.861,{'Pass'};
1.1,0.876,0.6539,2.124,0.6539,1.47,-199,-180.9,7.384,{'Pass'};
1.2,0.876,0.6369,2.124,0.6369,1.487,-213.2,-177.6,6.975,{'Pass'};
1.3,0.876,0.6218,2.124,0.6218,1.502,-226.8,-174.5,6.624,{'Pass'};
1.4,0.876,0.608,2.124,0.608,1.516,-239.9,-171.4,6.32,{'Pass'};
1.5,0.875,0.5953,2.125,0.5953,1.53,-252.8,-168.5,6.05,{'Pass'};
1.6,0.875,0.5835,2.125,0.5835,1.542,-265.5,-165.9,5.807,{'Pass'};
1.7,0.874,0.5724,2.126,0.5724,1.554,-277.9,-163.5,5.589,{'Pass'};
1.8,0.874,0.562,2.126,0.562,1.564,-290.1,-161.2,5.39,{'Pass'};
1.9,0.874,0.5522,2.126,0.5522,1.574,-302.1,-159,5.21,{'Pass'};
2,0.874,0.5428,2.126,0.5428,1.583,-313.7,-156.9,5.047,{'Pass'};
2.1,0.874,0.5339,2.126,0.5339,1.592,-325.2,-154.9,4.896,{'Pass'};
2.2,0.874,0.5255,2.126,0.5255,1.6,-336.5,-153,4.758,{'Pass'};
2.3,0.873,0.5175,2.127,0.5175,1.609,-347.6,-151.1,4.629,{'Pass'};
2.4,0.873,0.5099,2.127,0.5099,1.617,-358.6,-149.4,4.509,{'Pass'};
2.5,0.873,0.5026,2.127,0.5026,1.624,-369.4,-147.8,4.397,{'Pass'};
2.6,0.873,0.4956,2.127,0.4956,1.631,-380.1,-146.2,4.292,{'Pass'};
2.7,0.873,0.489,2.127,0.489,1.638,-390.6,-144.7,4.194,{'Pass'};
2.8,0.873,0.4826,2.127,0.4826,1.644,-401,-143.2,4.102,{'Pass'};
2.9,0.872,0.4765,2.128,0.4765,1.652,-411.2,-141.8,4.016,{'Pass'};
3,0.872,0.4707,2.128,0.4707,1.657,-421.3,-140.4,3.934,{'Pass'};
3.1,0.872,0.465,2.128,0.465,1.663,-431.2,-139.1,3.856,{'Pass'};
3.2,0.872,0.4599,2.128,0.4599,1.668,-440.7,-137.7,3.786,{'Pass'};
3.3,0.871,0.455,2.129,0.455,1.674,-450,-136.4,3.719,{'Pass'};
3.4,0.871,0.4501,2.129,0.4501,1.679,-459.3,-135.1,3.655,{'Pass'};
3.5,0.871,0.4455,2.129,0.4455,1.683,-468.5,-133.9,3.594,{'Pass'};
3.6,0.87,0.4411,2.13,0.4411,1.689,-477.4,-132.6,3.536,{'Pass'};
3.7,0.87,0.4368,2.13,0.4368,1.693,-486.4,-131.5,3.481,{'Pass'};
3.8,0.87,0.4326,2.13,0.4326,1.697,-495.3,-130.3,3.428,{'Pass'};
3.9,0.87,0.4285,2.13,0.4285,1.701,-504,-129.2,3.377,{'Pass'};
4,0.869,0.4245,2.131,0.4245,1.707,-512.7,-128.2,3.328,{'Pass'};
4.1,0.869,0.4206,2.131,0.4206,1.71,-521.3,-127.1,3.281,{'Pass'};
4.2,0.869,0.4168,2.131,0.4168,1.714,-529.9,-126.2,3.236,{'Pass'};
4.3,0.868,0.4131,2.132,0.4131,1.719,-538.3,-125.2,3.193,{'Pass'};
4.4,0.868,0.4095,2.132,0.4095,1.723,-546.6,-124.2,3.151,{'Pass'};
4.5,0.868,0.4061,2.132,0.4061,1.726,-554.9,-123.3,3.111,{'Pass'};
4.6,0.868,0.4027,2.132,0.4027,1.729,-563,-122.4,3.072,{'Pass'};
4.7,0.867,0.3995,2.133,0.3995,1.734,-571,-121.5,3.035,{'Pass'};
4.8,0.867,0.3963,2.133,0.3963,1.737,-579.1,-120.6,2.999,{'Pass'};
4.9,0.867,0.3931,2.133,0.3931,1.74,-587,-119.8,2.964,{'Pass'};
5,0.866,0.39,2.134,0.39,1.744,-594.9,-119,2.931,{'Pass'};
5.1,0.866,0.387,2.134,0.387,1.747,-602.7,-118.2,2.898,{'Pass'};
5.2,0.866,0.3841,2.134,0.3841,1.75,-610.4,-117.4,2.867,{'Pass'};
5.3,0.866,0.3812,2.134,0.3812,1.753,-618.1,-116.6,2.836,{'Pass'};
5.4,0.865,0.3784,2.135,0.3784,1.757,-625.7,-115.9,2.806,{'Pass'};
5.5,0.865,0.3757,2.135,0.3757,1.759,-633.3,-115.1,2.778,{'Pass'};
5.6,0.865,0.373,2.135,0.373,1.762,-640.8,-114.4,2.75,{'Pass'};
5.7,0.865,0.3704,2.135,0.3704,1.765,-648.2,-113.7,2.723,{'Pass'};
5.8,0.865,0.3678,2.135,0.3678,1.767,-655.6,-113,2.696,{'Pass'};
5.9,0.864,0.3652,2.136,0.3652,1.771,-663.3,-112.4,2.669,{'Pass'};
6,0.864,0.3627,2.136,0.3627,1.773,-670.1,-111.7,2.646,{'Pass'};
6.1,0.864,0.3603,2.136,0.3603,1.776,-677.3,-111,2.622,{'Pass'};
];

%% Process the data format
%% Tags
vprog_list = [{'V_{prog}=2.5V'},{'V_{prog}=2.6V'},{'V_{prog}=2.7V'},{'V_{prog}=2.8V'},{'V_{prog}=2.9V'},{'V_{prog}=3.0V'};];
tags_list = [{'W_{prog}(No. of Min. Size Trans)'},{'V_{ds1}(V)'},{'V_{ds2}(V)'},{'V_{TE}(V)'},{'V_{BE}(V)'},{'V_{RRAM}(V)'},{'I_{prog}({\mu}A)'},{'I_{prog}/W_{prog}({\mu}A)'},{'R_{on}(k{\Omega})'},{'Breakdown'};];
wprog_list = cell2mat(rram4t1r_vprog2p5V(:,1));
%wprog_list = 1:1:(length(cell2mat(rram4t1r_vprog2p5V(:,1)))/2+1);
%for i=1:(length(cell2mat(rram4t1r_vprog2p5V(:,1)))/2+1)
%  wprog_list(i) = cell2mat(rram4t1r_vprog2p5V(i*2-1,1));
%end
% RRAM 4T1R
rram4t1r_vprog2p5V_format = cell2mat(rram4t1r_vprog2p5V(:,(2:9)));
rram4t1r_vprog2p6V_format = cell2mat(rram4t1r_vprog2p6V(:,(2:9)));
rram4t1r_vprog2p7V_format = cell2mat(rram4t1r_vprog2p7V(:,(2:9)));
rram4t1r_vprog2p8V_format = cell2mat(rram4t1r_vprog2p8V(:,(2:9)));
rram4t1r_vprog2p9V_format = cell2mat(rram4t1r_vprog2p9V(:,(2:9)));
rram4t1r_vprog3p0V_format = cell2mat(rram4t1r_vprog3p0V(:,(2:9)));
% RRAM 2T1R
rram2t1r_vprog2p5V_format = cell2mat(rram2t1r_vprog2p5V(:,(2:9)));
rram2t1r_vprog2p6V_format = cell2mat(rram2t1r_vprog2p6V(:,(2:9)));
rram2t1r_vprog2p7V_format = cell2mat(rram2t1r_vprog2p7V(:,(2:9)));
rram2t1r_vprog2p8V_format = cell2mat(rram2t1r_vprog2p8V(:,(2:9)));
rram2t1r_vprog2p9V_format = cell2mat(rram2t1r_vprog2p9V(:,(2:9)));
rram2t1r_vprog3p0V_format = cell2mat(rram2t1r_vprog3p0V(:,(2:9)));

%% Fig. 1: RRAM4T1R Ron-Wprog (diff. Vprog)
xindex = 1:10:length(wprog_list);
% Fig. plot
fig_handle1 = figure;
plot(rram4t1r_vprog2p5V_format(:,8),'k-*','LineWidth', 2, 'MarkerSize',10);
hold on
plot(rram4t1r_vprog2p6V_format(:,8),'k-o','LineWidth', 2, 'MarkerSize',10);
hold on
plot(rram4t1r_vprog2p7V_format(:,8),'k-+','LineWidth', 2, 'MarkerSize',10);
hold on
plot(rram4t1r_vprog2p8V_format(:,8),'k-.','LineWidth', 2, 'MarkerSize',10);
hold on
plot(rram4t1r_vprog2p9V_format(:,8),'k-x','LineWidth', 2, 'MarkerSize',10);
hold on
plot(rram4t1r_vprog3p0V_format(:,8),'k-s','LineWidth', 2, 'MarkerSize',10);
hold on
%title('R_{on} and W_{prog}, RRAM4T1R Structure','FontSize',18)
xlabel('W_{prog}(No. of min. trans.)','FontSize',16, 'FontWeight','bold', 'FontName', 'Times');
ylabel('R_{on} ({k\Omega})','FontSize',18, 'FontWeight','bold', 'FontName', 'Times');
set(gca,'xlim',[0.5 length(wprog_list)+0.5],'Fontsize',16, 'FontWeight','bold', 'FontName', 'Times');
set(gca,'XTick', xindex);
set(gca,'XTickLabel', wprog_list(xindex));
%set(gca,'ylim',[2 10.5],'Fontsize',16, 'FontWeight','bold', 'FontName', 'Times');
hleg = legend(vprog_list);
set(fig_handle1, 'Position', [1 1 800 600]);
grid on

%% Fig. 2: RRAM2T1R Ron-Wprog (diff. Vprog)
xindex = 1:10:length(wprog_list);
% Fig. plot
fig_handle2 = figure;
plot(rram2t1r_vprog2p5V_format(:,8),'k-*','LineWidth', 2, 'MarkerSize',10);
hold on
plot(rram2t1r_vprog2p6V_format(:,8),'k-o','LineWidth', 2, 'MarkerSize',10);
hold on
plot(rram2t1r_vprog2p7V_format(:,8),'k-+','LineWidth', 2, 'MarkerSize',10);
hold on
plot(rram2t1r_vprog2p8V_format(:,8),'k-.','LineWidth', 2, 'MarkerSize',10);
hold on
plot(rram2t1r_vprog2p9V_format(:,8),'k-x','LineWidth', 2, 'MarkerSize',10);
hold on
plot(rram2t1r_vprog3p0V_format(:,8),'k-s','LineWidth', 2, 'MarkerSize',10);
hold on
%title('R_{on} and W_{prog}, RRAM2T1R Structure','FontSize',18)
xlabel('W_{prog}(No. of min. trans.)','FontSize',16, 'FontWeight','bold', 'FontName', 'Times');
ylabel('R_{on} ({k\Omega})','FontSize',18, 'FontWeight','bold', 'FontName', 'Times');
set(gca,'xlim',[0.5 length(wprog_list)+0.5],'Fontsize',16, 'FontWeight','bold', 'FontName', 'Times');
set(gca,'XTick',xindex);
set(gca,'XTickLabel',wprog_list(xindex));
%set(gca,'ylim',[10 22],'Fontsize',16, 'FontWeight','bold', 'FontName', 'Times');
hleg = legend(vprog_list);
set(fig_handle2, 'Position', [1 1 800 600]);
grid on

%% Fig. 3: RRAM4T1R vs. RRAM2T1R Ron-Wprog (diff. Vprog)
xindex = 1:10:length(wprog_list);
% Fig. plot
fig_handle3 = figure;
plot(rram2t1r_vprog2p5V_format(:,8),'k-*','LineWidth', 2, 'MarkerSize',10);
hold on
plot(rram2t1r_vprog3p0V_format(:,8),'k-o','LineWidth', 2, 'MarkerSize',10);
hold on
plot(rram4t1r_vprog2p5V_format(:,8),'r-*','LineWidth', 2, 'MarkerSize',10);
hold on
plot(rram4t1r_vprog3p0V_format(:,8),'r-o','LineWidth', 2, 'MarkerSize',10);
hold on
%title('R_{on} and W_{prog}, RRAM2T1R Structure','FontSize',18)
xlabel('W_{prog}(No. of min. trans.)','FontSize',16, 'FontWeight','bold', 'FontName', 'Times');
ylabel('R_{on} ({k\Omega})','FontSize',18, 'FontWeight','bold', 'FontName', 'Times');
set(gca,'xlim',[0.5 length(wprog_list)+0.5],'Fontsize',16, 'FontWeight','bold', 'FontName', 'Times');
set(gca,'XTick',xindex);
set(gca,'XTickLabel',wprog_list(xindex));
%set(gca,'ylim',[2 22],'Fontsize',16, 'FontWeight','bold', 'FontName', 'Times');
hleg = legend([{'RRAM 2T1R V_{prog}=2.5V'},{'RRAM 2T1R V_{prog}=2.8V'},{'RRAM 4T1R V_{prog}=2.5V'},{'RRAM 4T1R V_{prog}=3.0V'}]);
set(fig_handle3, 'Position', [1 1 800 600]);
grid on

%% Fig. 4: RRAM4T1R vs. RRAM2T1R Iprog/Wprog-Wprog (diff. Vprog)
xindex = 1:10:length(wprog_list);
% Fig. plot
fig_handle4 = figure;
plot(abs(rram2t1r_vprog2p5V_format(:,7)),'k-*','LineWidth', 2, 'MarkerSize',10);
hold on
plot(abs(rram2t1r_vprog3p0V_format(:,7)),'k-o','LineWidth', 2, 'MarkerSize',10);
hold on
plot(abs(rram4t1r_vprog2p5V_format(:,7)),'r-*','LineWidth', 2, 'MarkerSize',10);
hold on
plot(abs(rram4t1r_vprog3p0V_format(:,7)),'r-o','LineWidth', 2, 'MarkerSize',10);
hold on
%title('R_{on} and W_{prog}, RRAM2T1R Structure','FontSize',18)
xlabel('W_{prog}(No. of min. trans.)','FontSize',16, 'FontWeight','bold', 'FontName', 'Times');
ylabel('I_{prog}/W_{prog} ({\mu}A per min. size trans.)','FontSize',18, 'FontWeight','bold', 'FontName', 'Times');
set(gca,'xlim',[0.5 length(wprog_list)+0.5],'Fontsize',16, 'FontWeight','bold', 'FontName', 'Times');
set(gca,'XTick',xindex);
set(gca,'XTickLabel',wprog_list(xindex));
%set(gca,'ylim',[35 140],'Fontsize',16, 'FontWeight','bold', 'FontName', 'Times');
hleg = legend([{'RRAM 2T1R V_{prog}=2.5V'},{'RRAM 2T1R V_{prog}=2.8V'},{'RRAM 4T1R V_{prog}=2.5V'},{'RRAM 4T1R V_{prog}=3.0V'}]);
set(fig_handle4, 'Position', [1 1 800 600]);
grid on

%% Fig. 5: RRAM4T1R VS. RRAM2T1R V_TE/V_BE vs wprog (diff. Vprog)
xindex = 1:10:length(wprog_list);
% Fig. plot
fig_handle5 = figure;
% 2T1R Vprog=2.5V
plot(rram2t1r_vprog2p5V_format(:,1),'k-*','LineWidth', 2, 'MarkerSize',10);
hold on
plot(rram2t1r_vprog2p5V_format(:,2),'k-o','LineWidth', 2, 'MarkerSize',10);
hold on
% 2T1R Vprog=3.0V
plot(rram2t1r_vprog3p0V_format(:,1),'c-*','LineWidth', 2, 'MarkerSize',10);
hold on
plot(rram2t1r_vprog3p0V_format(:,2),'c-o','LineWidth', 2, 'MarkerSize',10);
hold on
% 4T1R Vprog=2.5V
plot(rram4t1r_vprog2p5V_format(:,1),'b-*','LineWidth', 2, 'MarkerSize',10);
hold on
plot(rram4t1r_vprog2p5V_format(:,2),'b-o','LineWidth', 2, 'MarkerSize',10);
hold on
% 4T1R Vprog=3.0V
plot(rram4t1r_vprog3p0V_format(:,1),'r-*','LineWidth', 2, 'MarkerSize',10);
hold on
plot(rram4t1r_vprog3p0V_format(:,2),'r-o','LineWidth', 2, 'MarkerSize',10);
hold on
%title('R_{on} and W_{prog}, RRAM2T1R Structure','FontSize',18)
xlabel('W_{prog}(No. of min. trans.)','FontSize',16, 'FontWeight','bold', 'FontName', 'Times');
ylabel('V_{DS1}/V_{DS2} (V)','FontSize',18, 'FontWeight','bold', 'FontName', 'Times');
set(gca,'xlim',[0.5 length(wprog_list)+0.5],'Fontsize',16, 'FontWeight','bold', 'FontName', 'Times');
set(gca,'XTick',xindex);
set(gca,'XTickLabel',wprog_list(xindex));
set(gca,'ylim',[0 1.6],'Fontsize',16, 'FontWeight','bold', 'FontName', 'Times');
hleg = legend([{'V_{DS1} of RRAM 2T1R V_{prog}=2.5V'},{'V_{DS2} of RRAM 2T1R V_{prog}=2.5V'},{'V_{DS1} of RRAM 2T1R V_{prog}=3.0V'},{'V_{DS2} of RRAM 2T1R V_{prog}=3.0V'},{'V_{DS1} of RRAM 4T1R V_{prog}=2.5V'},{'V_{DS2} of RRAM 4T1R V_{prog}=2.5V'},{'V_{DS1} of RRAM 4T1R V_{prog}=3.0V'},{'V_{DS2} of RRAM 4T1R V_{prog}=3.0V'}]);
set(fig_handle4, 'Position', [1 1 1000 800]);
grid on
